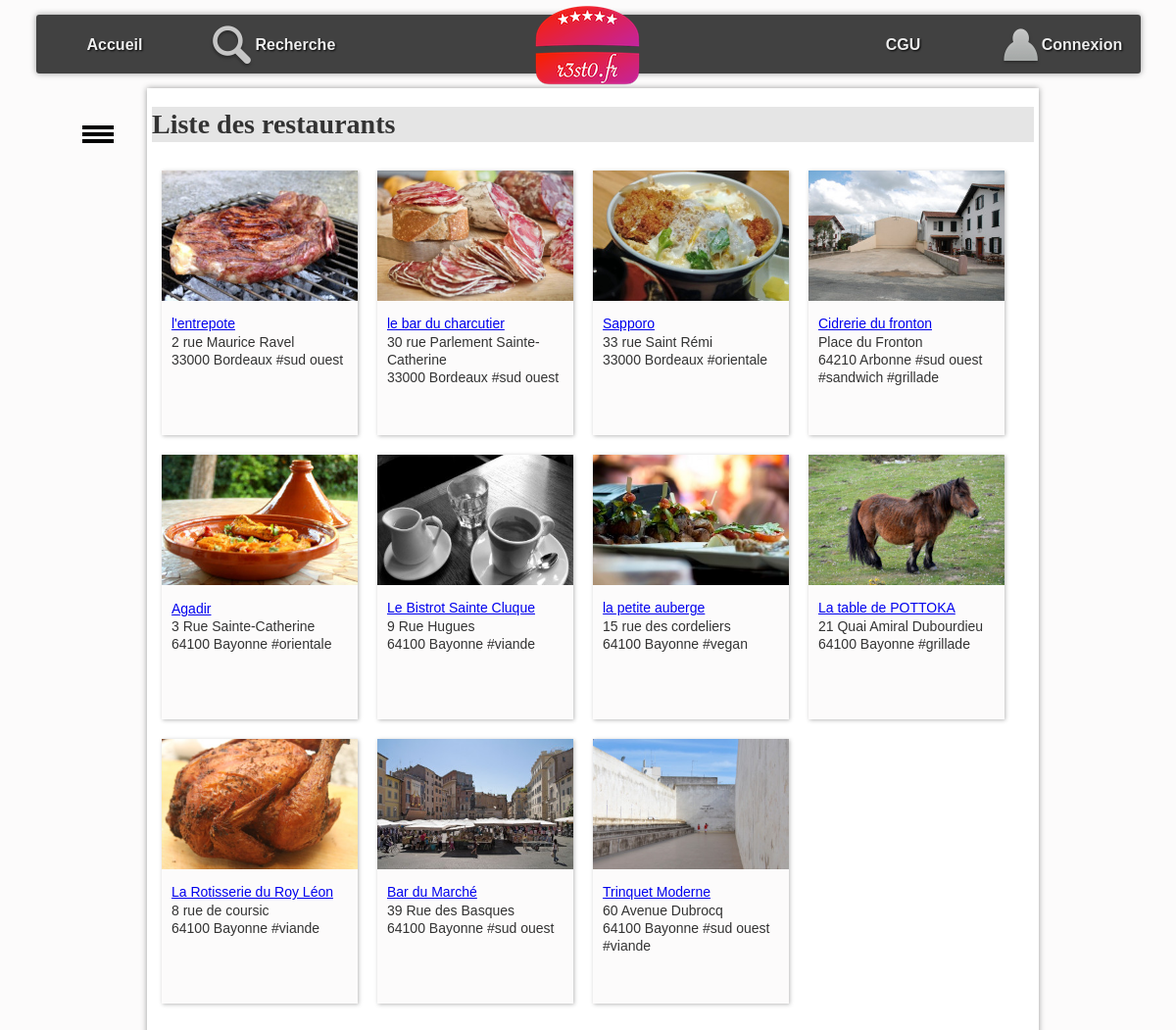
The app's page /controleur/listeRestos.php with its own data.
### tables this page shows
CREATE TABLE resto (
  idR bigint(20) NOT NULL,
  nomR varchar(255) DEFAULT NULL,
  numAdrR varchar(20) DEFAULT NULL,
  voieAdrR varchar(255) DEFAULT NULL,
  cpR char(5) DEFAULT NULL,
  villeR varchar(255) DEFAULT NULL,
  latitudeDegR float DEFAULT NULL,
  longitudeDegR float DEFAULT NULL,
  descR text DEFAULT NULL,
  horairesR text DEFAULT NULL
);

CREATE TABLE photo (
  idP bigint(20) NOT NULL,
  cheminP varchar(255) DEFAULT NULL,
  idR bigint(20) DEFAULT NULL
);

CREATE TABLE type_cuisine(
    idTC bigint(20)NOT NULL,
    libelleTC VARCHAR(100) NOT NULL
);

### controleur/listeRestos.php (called while the page is built, shortened)
<?php
$listeRestos =  RestoDAO::getAll();
require_once "$racine/vue/entete.html.php";
require_once "$racine/vue/vueListeRestos.php";
require_once "$racine/vue/pied.html.php";
?>

### modele/dao/Bdd.class.php (called while the page is built, shortened)
<?php
class Bdd {
    private static ?PDO $pdo = null;
    private static $login = "vmoreau";
    private static $mdp = "6IBpk7q1";
    private static $bd = "vmoreau_bdd_resto";
    private static $serveur = "localhost";
    private static $pdoOptions = array  (
        PDO::MYSQL_ATTR_INIT_COMMAND => "SET NAMES utf8"
        ,PDO::ATTR_ERRMODE => PDO::ERRMODE_EXCEPTION
                                        );
    public static function connecter() : ?PDO  {
        if (is_null(self::$pdo)) {
                self::$pdo = new PDO("mysql:host=".self::$serveur.";dbname=".self::$bd, self::$login, self::$mdp, self::$pdoOptions);
        }
        return self::$pdo;
    }
    public static function getConnexion() : ?PDO {
        return self::$pdo;
    }
}

### modele/dao/RestoDAO.class.php (called while the page is built, shortened)
<?php
class RestoDAO {
    public static function getAll(): array {
        $lesObjets = array();
        try {
            $requete = "SELECT * FROM resto";
            $stmt = Bdd::getConnexion()->prepare($requete);
            $ok = $stmt->execute();
            if ($ok) {
                while ($enreg = $stmt->fetch(PDO::FETCH_ASSOC)) {
                    $lesObjets[] = self::enregistrementVersObjet($enreg);
                }
            }
        } catch (PDOException $e) {
            throw new Exception("Erreur dans la méthode " . get_called_class() . "::getAll : <br/>" . $e->getMessage());
        }
        return $lesObjets;
    }
    private static function enregistrementVersObjet(array $enreg): Resto {
        $id = $enreg['idR'];
        $leResto = new Resto(
                $enreg['idR'], $enreg['nomR'], $enreg['numAdrR'], $enreg['voieAdrR'], $enreg['cpR'], $enreg['villeR'],
                $enreg['latitudeDegR'], $enreg['longitudeDegR'], $enreg['descR'], $enreg['horairesR']
        );
        $lesCritiques = CritiqueDAO::getAllByResto($id);
        $lesPhotos = PhotoDAO::getAllByResto($id);
        $lesTags = TagsDAO::getTagsByIdr($id);
        $leResto->setLesTags($lesTags);
        $leResto->setLesPhotos($lesPhotos);
        $leResto->setLesCritiques($lesCritiques);
        return $leResto;
    }
}

### modele/dao/CritiqueDAO.class.php (called while the page is built, shortened)
<?php
class CritiqueDAO {
    public static function getAllByResto(int $idR): array {
        $lesObjets = array();
        try {
            $requete = "SELECT * FROM critiquer c"
                    . " INNER JOIN utilisateur u ON  c.idU = u.idU "
                    . " WHERE idR = :idR";
            $stmt = Bdd::getConnexion()->prepare($requete);
            $stmt->bindParam(':idR', $idR, PDO::PARAM_INT);
            $ok = $stmt->execute();
            if ($ok) {
                while ($enreg = $stmt->fetch(PDO::FETCH_ASSOC)) {
                    $user = new Utilisateur($enreg['idU'], $enreg['mailU'], $enreg['mdpU'], $enreg['pseudoU']);
                    $lesObjets[] = new Critique($enreg['note'], $enreg['commentaire'], $user);
                }
            }
        } catch (PDOException $e) {
            throw new Exception("Erreur dans la méthode " . get_called_class() . "::getAllByResto : <br/>" . $e->getMessage());
        }
        return $lesObjets;
    }
}

### modele/dao/PhotoDAO.class.php (called while the page is built, shortened)
<?php
class PhotoDAO {
    public static function getAllByResto(int $idR): array {
        $lesObjets = array();
        try {
            $requete = "SELECT * FROM photo WHERE idR = :idR";
            $stmt = Bdd::getConnexion()->prepare($requete);
            $stmt->bindParam(':idR', $idR, PDO::PARAM_INT);
            $ok = $stmt->execute();
            if ($ok) {
                while ($enreg = $stmt->fetch(PDO::FETCH_ASSOC)) {
                    $lesObjets[] = new Photo($enreg['idP'], $enreg['cheminP']);
                }
            }
        } catch (PDOException $e) {
            throw new Exception("Erreur dans la méthode " . get_called_class() . "::getAllByResto : <br/>" . $e->getMessage());
        }
        return $lesObjets;
    }
}

### modele/dao/TagsDAO.class.php (called while the page is built, shortened)
<?php
class TagsDAO {
    public static function getTagsByIdr(int $idR): array {
        $lesTags = array();
        try {
            $requete = "SELECT tc.idTC,tc.libelleTC FROM resto r
        INNER JOIN hashtag h ON r.idR = h.idR
        INNER JOIN type_cuisine tc ON h.idTC = tc.idTC
        WHERE r.idR = :idR;
        ";
            $stmt = Bdd::getConnexion()->prepare($requete);
            $stmt->bindParam(':idR', $idR, PDO::PARAM_INT);
            $ok = $stmt->execute();
            if ($ok) {
                while ($enreg = $stmt->fetch(PDO::FETCH_ASSOC)) {
                    $lesTags[] = new Tags($enreg['idTC'], $enreg['libelleTC']);
                }
            }
        } catch (PDOException $e) {
            throw new Exception("Erreur dans la méthode " . get_called_class() . "::getTagsByIdr : <br/>" . $e->getMessage());
        }
        return $lesTags;
    }
}

### modele/metier/Resto.class.php (called while the page is built, shortened)
<?php
class Resto {
    private int $idR;
    private ?string $nomR;
    private ?string $numAdr;
    private ?string $voieAdr;
    private ?string $cpR;
    private ?string $villeR;
    private array $lesPhotos;
    private array $lesTags;
    function __construct(int $idR, string $nomR, ?string $numAdr, ?string $voieAdr, ?string $cpR, ?string $villeR, ?float $latitudeDegR, ?float $longitudeDegR, ?string $descR, ?string $horairesR) {
        $this->idR = $idR;
        $this->nomR = $nomR;
        $this->numAdr = $numAdr;
        $this->voieAdr = $voieAdr;
        $this->cpR = $cpR;
        $this->villeR = $villeR;
        $this->lesPhotos = array();
        $this->lesTags = array();
    }
    function getIdR(): int {
        return $this->idR;
    }
    function getNomR(): ?string {
        return $this->nomR;
    }
    function getNumAdr(): ?string {
        return $this->numAdr;
    }
    function getVoieAdr(): ?string {
        return $this->voieAdr;
    }
    function getCpR(): ?string {
        return $this->cpR;
    }
    function getVilleR(): ?string {
        return $this->villeR;
    }
    function getLesPhotos(): array {
        return $this->lesPhotos;
    }
    function setLesPhotos(array $lesPhotos): void {
        $this->lesPhotos = $lesPhotos;
    }
    public function getLesTags(): array {
        return $this->lesTags;
    }
    public function setLesTags(array $lesTags): void {
        $this->lesTags = $lesTags;
    }
}

### modele/metier/Photo.class.php (called while the page is built, shortened)
<?php
class Photo {
    private string $cheminP;
    function __construct(int $idP, string $cheminP) {
        $this->cheminP = $cheminP;
    }
    function getCheminP(): string {
        return $this->cheminP;
    }
}

### modele/metier/Tags.class.php (called while the page is built, shortened)
<?php
class Tags{
    private ?string $Libelle;
    function __construct(?int $idTC,?string $Libelle) {
        $this->Libelle = $Libelle;
    }
    public function getLibelle(): ?string {
        return $this->Libelle;
    }
}

### vue/vueListeRestos.php (the view, shortened to what this page needs)
<h1>Liste des restaurants</h1>
<?php
foreach ($listeRestos as $unResto) {
    $lesPhotos = $unResto->getLesPhotos();
    ?>
    <div class="card">
        <div class="photoCard">
            <?php
            if (count($lesPhotos) > 0) {
                $unePhoto = $lesPhotos[0];
                ?>
                <img src="photos/<?= $unePhoto->getCheminP() ?>" alt="photo du restaurant" />
                <?php
            }
            ?>
        </div>
        <div class="descrCard">
            <a href="./?action=detail&idR=<?= $unResto->getIdR() ?>"><?= $unResto->getNomR() ?></a>
            <br />
            <?= $unResto->getNumAdr() ?>
            <?= $unResto->getVoieAdr() ?>
            <br />
            <?= $unResto->getCpR() ?>
            <?= $unResto->getVilleR() ?>
            <?php foreach ($unResto->getLesTags() as $leTag) { ?>
                <?= '#' . $leTag->getLibelle() . ' '; ?>
            <?php } ?>
        </div>
    </div>
    <?php
}
?>

### css/base.css (style rules this page uses)
:root { --largeurPage: 900px; --largeurMenuCont : 200px; --margeCalc: calc((100% - var(--largeurPage)) / 2); --margeMenuHaut : 15px; --hauteurMenuGene:60px; --coulA1:#5A7694; --coulA2:#D7E5ED; --coulB1:#566459; --coulB2:#90974A; --coulC:#CDBCA0; --fondC:#fcfbfb; --padding_cote:5px; }
body { font-family: Arial; color : #333; font-size : 14px; line-height : 1.3; scroll-behavior: smooth; background-color : var(--fondC); }

### css/cgu.css (style rules this page uses)
h1,h2,h3,h4 { font-family: Futura; background-color : rgba(0,0,0,0.1); }

### css/corps.css (style rules this page uses)
div.card { position : relative; width:180px; height : 250px; float:left; padding:10px; margin : 10px; background-color : var(--fondC); box-shadow: 1px 1px 4px #bbb; }
div.photoCard>img { position : relative; top:-10px; left : -10px; max-width : 200px; max-height: 140px; }
div.descrCard { position : relative; top:0px; }

### records on screen
resto: photo.cheminP (picture), nomR "l'entrepote", numAdrR "2", voieAdrR "rue Maurice Ravel", cpR "33000", villeR "Bordeaux"
type_cuisine: libelleTC "sud ouest"
resto: photo.cheminP (picture), nomR "le bar du charcutier", numAdrR "30", voieAdrR "rue Parlement Sainte-Catherine", cpR "33000", villeR "Bordeaux"
resto: photo.cheminP (picture), nomR "Sapporo", numAdrR "33", voieAdrR "rue Saint Rémi", cpR "33000", villeR "Bordeaux"
type_cuisine: libelleTC "orientale"
resto: photo.cheminP (picture), nomR "Cidrerie du fronton", voieAdrR "Place du Fronton", cpR "64210", villeR "Arbonne"
type_cuisine: libelleTC "sandwich"
type_cuisine: libelleTC "grillade"
resto: photo.cheminP (picture), nomR "Agadir", numAdrR "3", voieAdrR "Rue Sainte-Catherine", cpR "64100", villeR "Bayonne"
resto: photo.cheminP (picture), nomR "Le Bistrot Sainte Cluque", numAdrR "9", voieAdrR "Rue Hugues", cpR "64100", villeR "Bayonne"
type_cuisine: libelleTC "viande"
resto: photo.cheminP (picture), nomR "la petite auberge", numAdrR "15", voieAdrR "rue des cordeliers", cpR "64100", villeR "Bayonne"
type_cuisine: libelleTC "vegan"
resto: photo.cheminP (picture), nomR "La table de POTTOKA", numAdrR "21", voieAdrR "Quai Amiral Dubourdieu", cpR "64100", villeR "Bayonne"
resto: photo.cheminP (picture), nomR "La Rotisserie du Roy Léon", numAdrR "8", voieAdrR "rue de coursic", cpR "64100", villeR "Bayonne"
resto: photo.cheminP (picture), nomR "Bar du Marché", numAdrR "39", voieAdrR "Rue des Basques", cpR "64100", villeR "Bayonne"
resto: photo.cheminP (picture), nomR "Trinquet Moderne", numAdrR "60", voieAdrR "Avenue Dubrocq", cpR "64100", villeR "Bayonne"
